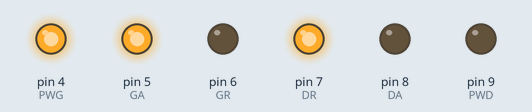
Recording of a sketch running on a simulated Arduino Uno, built with avr-gcc and run on an emulated ATmega328P. Parts: output pins drawn as LEDs (lit = HIGH).

Above: at 0.1 s.
Timing chart, 0 to 1.6 s (numbered marks = the images above):
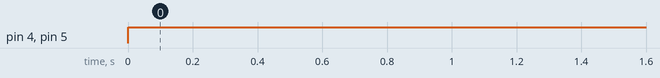

The sketch:

Test_Principal.ino
```cpp
#include "moteurs.h";

void setup() {
  // put your setup code here, to run once:
  Moteurs::init();
}

void loop() {
  // put your main code here, to run repeatedly:
  Moteurs::avancent(0, -200);
  delay(1000);
}
```

moteurs.cpp
```cpp
#include "Arduino.h"
#include "moteurs.h"

//Initialisation des pins des moteurs
void Moteurs::init()
{
  pinMode(DA, OUTPUT);
  pinMode(DR, OUTPUT);
  pinMode(GA, OUTPUT);
  pinMode(GR, OUTPUT);
  pinMode(PWD, OUTPUT);
  pinMode(PWG, OUTPUT);
  avancent(0, 0);
}

//Fonction de commande des moteurs
void Moteurs::avancent(int pwmD, int pwmG)
{
  //pwmG*=1.33;
  //Commande analogique si possible
  if(pwmD<0)
  {
    digitalWrite(DA, HIGH);
    digitalWrite(DR, LOW);
    analogWrite(PWD, -pwmD);
  }
  else
  {
    digitalWrite(DA, LOW);
    digitalWrite(DR, HIGH);
    analogWrite(PWD, pwmD);
  }

  if(pwmG<0)
  {
    digitalWrite(GA, HIGH);
    digitalWrite(GR, LOW);
    analogWrite(PWG, -pwmG);
  }
  else
  {
    digitalWrite(GA, LOW);
    digitalWrite(GR, HIGH);
    analogWrite(PWG, pwmG);
  }
  //Sinon, on sature
  if(abs(pwmD)>=255)
    digitalWrite(PWD, HIGH);
  if(abs(pwmG)>=255)
    digitalWrite(PWG, HIGH);
}

//On arrête les moteurs à la fin
void Moteurs::stopper()
{
    digitalWrite(DA, LOW);
    digitalWrite(DR, LOW);
    digitalWrite(GA, LOW);
    digitalWrite(GR, LOW);
    digitalWrite(PWD,LOW);
    digitalWrite(PWG,LOW);
}
```

moteurs.h
```cpp
#ifndef MOTEURS
#define MOTEURS

//Pins des moteurs
#define PWG 4
#define GA 5
#define GR 6
#define PWD 9
#define DA 8
#define DR 7

class Moteurs
{
  public:
    static void init();
    static void avancent(int pwmD, int pwmG);
    static void stopper();
};

#endif
```

Measured:
- by itself, pin 4 (PWG), pin 5 (GA): LOW → HIGH at 0.00 s
